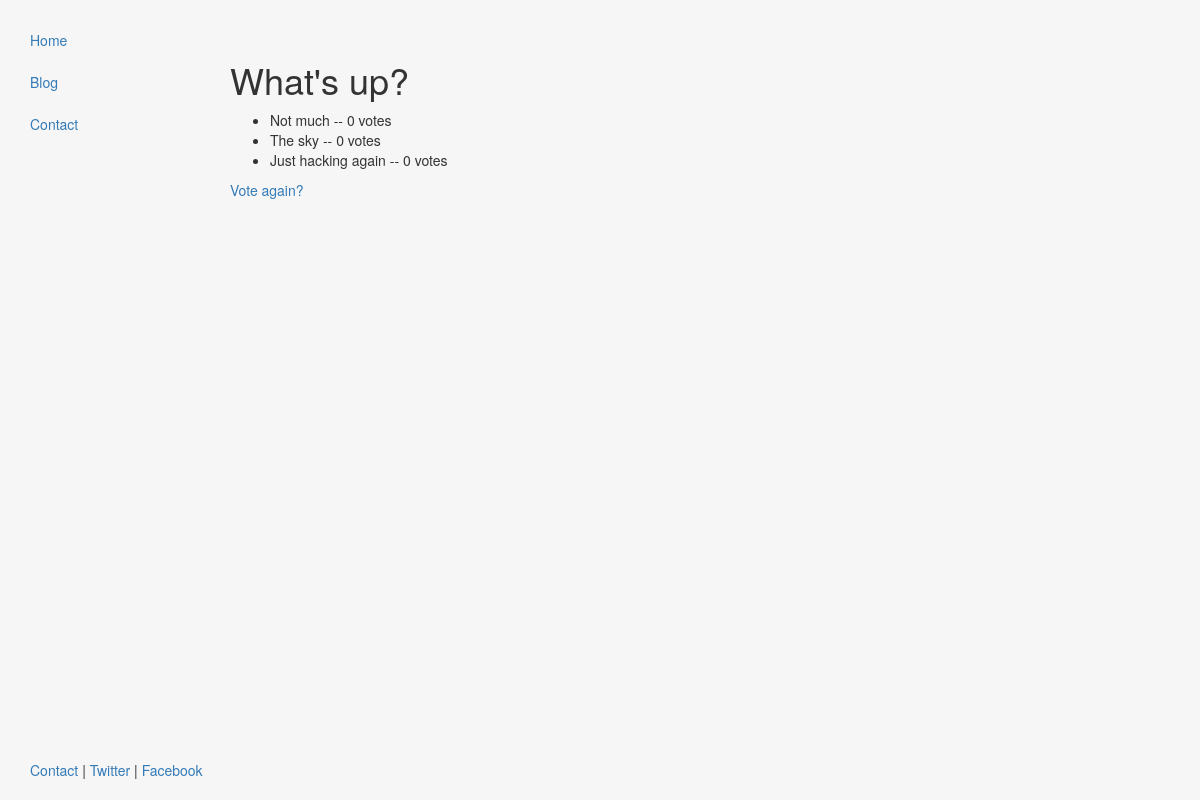
/polls/1/results/, run on an earlier commit of the app's database.
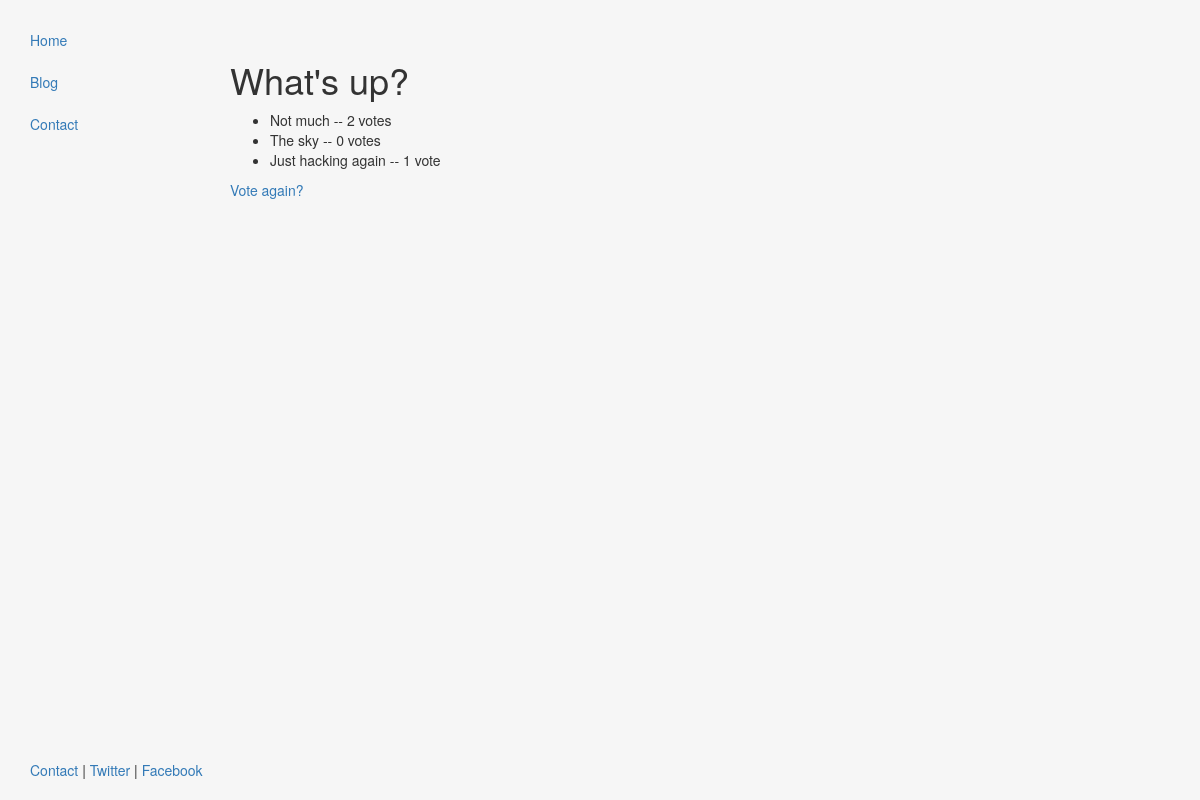
And on a later commit of the database.
### polls/models.py (models this page shows, shortened)
class Question(models.Model):
    question_text = models.CharField(max_length=200)
    pub_date = models.DateTimeField('date published')

class Choice(models.Model):
    question = models.ForeignKey(Question, on_delete=models.CASCADE)
    choice_text = models.CharField(max_length=200)
    votes = models.IntegerField(default=0)

### polls/views.py (the view)
# urls.py: url(r'^(?P<pk>[0-9]+)/results/$', views.ResultsView.as_view(), name='results'),
class ResultsView(generic.DetailView):
    model = Question
    template_name = 'polls/results.html'

### polls/templates/polls/results.html
{% extends "polls/layout.html" %}
{% block content %}
  <h1>{{ question.question_text }}</h1>
  <ul>
  {% for choice in question.choice_set.all %}
      <li>{{ choice.choice_text }} -- {{ choice.votes }} vote{{ choice.votes|pluralize }}</li>
  {% endfor %}
  </ul>
  <a href="{% url 'polls:detail' question.id %}">Vote again?</a>
{% endblock %}

### polls/templates/polls/layout.html (shortened to what this page needs)
<!DOCTYPE html>
<html>
<head>
  {% load staticfiles %}
  <link rel="stylesheet" href="{% static 'polls/css/bootstrap.min.css' %}" type="text/css">
</head>
<body class="body" style="background-color: #f6f6f6;">
  <div class="container-fluid" style="min-height: 95%;">
    <br/>
    <div class="row">
      <div class="col-sm-2">
        <ul class="nav nav-pills nav-stacked">
          <li><a href="#">Home</a></li>
          <li><a href="/blog">Blog</a></li>
          <li><a href="#">Contact</a></li>
        </ul>
      </div>
      <br/>
      <div class="col-sm-10">
        <div class="container-fluid">
          {% block content %}
          {% endblock%}
        </div>
      </div>
    </div>
  </div>
  <footer>
    <div class="container-fluid" style="margin-left: 15px">
      <p><a href="#">Contact</a> | <a href="#">Twitter</a> | <a href="#">Facebook</a></p>
    </div>
  </footer>
</body>
</html>

### polls/templates/polls/layout.html (style rules this page uses)
html, body { height: 100%; }

What changed in the data, as far as the page shows it:
changed Choice "Not much": votes "0" → "2"
changed Choice "Just hacking again": votes "0" → "1"
